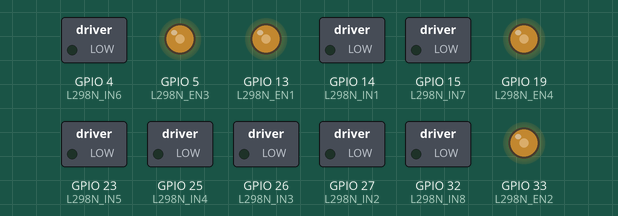
Simulated run of this sketch. Board: ESP32. Parts: switched loads named in the sketch (green lamp = pin HIGH), output pins drawn as LEDs (lit = HIGH). What the sketch prints to the serial monitor is not drawn.

Above: at 0.1 s.
At 2.1 s:
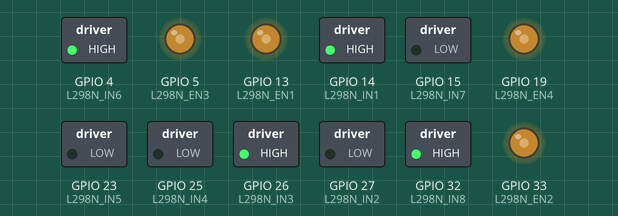
At 4.1 s:
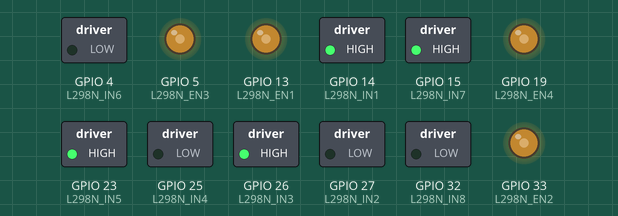
Timing chart, 0 to 5.6 s (numbered marks = the images above):
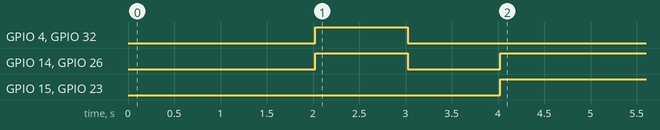

Measured:
- by itself, GPIO 4 (L298N_IN6), GPIO 32 (L298N_IN8): LOW → HIGH at 2.0 s, → LOW 1.0 s later
- by itself, GPIO 14 (L298N_IN1), GPIO 26 (L298N_IN3): LOW → HIGH at 2.0 s, → LOW 1.0 s later, → HIGH 1.0 s later
- by itself, GPIO 15 (L298N_IN7), GPIO 23 (L298N_IN5): LOW → HIGH at 4.0 s

The sketch:

Esp32Car.ino
```cpp
#include <Arduino.h>
//序列埠115200

//★★★車頭初始向上
char CAR_INIT_DIRECT = 'U';

// 定義地圖大小
const int numRows = 5;
const int numCols = 8;

//儲存座標結果
String pathXY[numRows * numCols];
//int pathXYCount = 0;

//儲存地圖方向結果URDL
char pathMapDirect[numRows * numCols];
char MAP_DIRECT[4] = { 'U', 'R', 'D', 'L' };
int pathCount = 0;

//儲存車子(順時針)轉動角度
int pathCarDegree[numRows * numCols];

//儲存車子移動方向
char* pathCarMove[numRows * numCols];
char* CAR_MOVE[4] = { "F,", "R,F,", "R,R,F,", "L,F," };
//char* CAR_MOVE[4] = {"F", "RF", "RRF", "LF"};

//====UART通訊(UNO傳來循跡感測器結果) start====
#define U1RXD 16
#define U1TXD 17

//4way循跡感測器陣列
int trackSensor[4];
#define TRACK_LEFT 0
#define TRACK_FRONT 1
#define TRACK_BACK 2
#define TRACK_RIGHT 3

//是否走完一格
bool isFrontArrive = false;
//觸發到白線回傳0或1
#define TRIGGLED 1

//loop只執行一次
bool loopHasRun = false;

//====UART end====


//===========小車Start===========
//L298N腳位
#define L298N_IN1 14
#define L298N_IN2 27
#define L298N_IN3 26
#define L298N_IN4 25
#define L298N_IN5 23
#define L298N_IN6 4
#define L298N_IN7 15  //原16
#define L298N_IN8 32  //原17

#define L298N_EN1 13  //PWM
#define L298N_EN2 33  //PWM
#define L298N_EN3 5   //PWM
#define L298N_EN4 19  //PWM

//ESP32設定PWM Channel
const int EN1_CHL = 0;
const int EN2_CHL = 1;
const int EN3_CHL = 2;
const int EN4_CHL = 3;

//轉速(80~255)
const int FSpeed = 120;
const int BSpeed = 120;
const int RSpeed = 120;
const int LSpeed = 120;

//轉動時間(毫秒)
const int FTimer = 1000;
const int BTimer = 1000;
const int RTimer = 1000;
const int LTimer = 1000;
const int STimer = 3000;

void trackForward() {
  Serial.print("trackForward,");
  //每隔ms觸發一次循跡

  //先往前300ms,越過前方白線
  forward();
  Serial.print("forward,");
  delay(300);
  //stopCar();
  //接收循跡值
  //trackFromUNO();
  //開始前進,直循跡感測踫到前方白線
  int trackTimer = 20;
  while(!isFrontArrive){
    Serial.print("while,");
    //開始判斷偏左、偏右、跑完一格
    if(trackSensor[TRACK_LEFT]==TRIGGLED && trackSensor[TRACK_RIGHT]!=TRIGGLED){
      diagonalLeft();
      //stopCar();
    }else if(trackSensor[TRACK_LEFT]!=TRIGGLED && trackSensor[TRACK_RIGHT]==TRIGGLED){
      diagonalRight();
      //stopCar();
    }else{
      forward();
      //stopCar();
    }
    delay(trackTimer);

    if(trackSensor[TRACK_FRONT]==TRIGGLED){
      stopCar();
      delay(STimer);
      //結束此格行走
      isFrontArrive = true;
    }
  }//end while
}

void diagonalRight() {
  digitalWrite(L298N_IN1, HIGH);
  digitalWrite(L298N_IN2, LOW);
  ledcWrite(EN1_CHL, FSpeed);

  digitalWrite(L298N_IN3, LOW);
  digitalWrite(L298N_IN4, LOW);
  ledcWrite(EN2_CHL, FSpeed);

  digitalWrite(L298N_IN5, LOW);
  digitalWrite(L298N_IN6, LOW);
  ledcWrite(EN3_CHL, FSpeed);

  digitalWrite(L298N_IN7, HIGH);
  digitalWrite(L298N_IN8, LOW);
  ledcWrite(EN4_CHL, FSpeed);
}

void diagonalLeft() {
  digitalWrite(L298N_IN1, LOW);
  digitalWrite(L298N_IN2, LOW);
  ledcWrite(EN1_CHL, FSpeed);

  digitalWrite(L298N_IN3, HIGH);
  digitalWrite(L298N_IN4, LOW);
  ledcWrite(EN2_CHL, FSpeed);

  digitalWrite(L298N_IN5, HIGH);
  digitalWrite(L298N_IN6, LOW);
  ledcWrite(EN3_CHL, FSpeed);

  digitalWrite(L298N_IN7, LOW);
  digitalWrite(L298N_IN8, LOW);
  ledcWrite(EN4_CHL, FSpeed);
}

void forward() {
  digitalWrite(L298N_IN1, HIGH);
  digitalWrite(L298N_IN2, LOW);
  ledcWrite(EN1_CHL, FSpeed);

  digitalWrite(L298N_IN3, HIGH);
  digitalWrite(L298N_IN4, LOW);
  ledcWrite(EN2_CHL, FSpeed);

  digitalWrite(L298N_IN5, HIGH);
  digitalWrite(L298N_IN6, LOW);
  ledcWrite(EN3_CHL, FSpeed);

  digitalWrite(L298N_IN7, HIGH);
  digitalWrite(L298N_IN8, LOW);
  ledcWrite(EN4_CHL, FSpeed);
}

void backward() {
  digitalWrite(L298N_IN1, LOW);
  digitalWrite(L298N_IN2, HIGH);
  ledcWrite(EN1_CHL, BSpeed);

  digitalWrite(L298N_IN3, LOW);
  digitalWrite(L298N_IN4, HIGH);
  ledcWrite(EN2_CHL, BSpeed);

  digitalWrite(L298N_IN5, LOW);
  digitalWrite(L298N_IN6, HIGH);
  ledcWrite(EN3_CHL, BSpeed);

  digitalWrite(L298N_IN7, LOW);
  digitalWrite(L298N_IN8, HIGH);
  ledcWrite(EN4_CHL, BSpeed);
}

void turnRight() {
  digitalWrite(L298N_IN1, HIGH);
  digitalWrite(L298N_IN2, LOW);
  ledcWrite(EN1_CHL, RSpeed);

  digitalWrite(L298N_IN3, HIGH);
  digitalWrite(L298N_IN4, LOW);
  ledcWrite(EN2_CHL, RSpeed);

  digitalWrite(L298N_IN5, LOW);
  digitalWrite(L298N_IN6, HIGH);
  ledcWrite(EN3_CHL, RSpeed);

  digitalWrite(L298N_IN7, LOW);
  digitalWrite(L298N_IN8, HIGH);
  ledcWrite(EN4_CHL, RSpeed);
}

void turnLeft() {
  digitalWrite(L298N_IN1, LOW);
  digitalWrite(L298N_IN2, HIGH);
  ledcWrite(EN1_CHL, LSpeed);

  digitalWrite(L298N_IN3, LOW);
  digitalWrite(L298N_IN4, HIGH);
  ledcWrite(EN2_CHL, LSpeed);


  digitalWrite(L298N_IN5, HIGH);
  digitalWrite(L298N_IN6, LOW);
  ledcWrite(EN3_CHL, LSpeed);

  digitalWrite(L298N_IN7, HIGH);
  digitalWrite(L298N_IN8, LOW);
  ledcWrite(EN4_CHL, LSpeed);
}

void stopCar() {
  digitalWrite(L298N_IN1, LOW);
  digitalWrite(L298N_IN2, LOW);
  ledcWrite(EN1_CHL, FSpeed);

  digitalWrite(L298N_IN3, LOW);
  digitalWrite(L298N_IN4, LOW);
  ledcWrite(EN2_CHL, FSpeed);

  digitalWrite(L298N_IN5, LOW);
  digitalWrite(L298N_IN6, LOW);
  ledcWrite(EN3_CHL, FSpeed);

  digitalWrite(L298N_IN7, LOW);
  digitalWrite(L298N_IN8, LOW);
  ledcWrite(EN4_CHL, FSpeed);
}

void goCar() {
  //1.先將移動指令轉成字串
  String stringPathCarMotor = "";
  for (int i = 0; i < pathCount; i++) {
    stringPathCarMotor += pathCarMove[i];
  }

  //2.字串轉成陣列
  //使用 strtok() 函数分割字符串
  int cacheLength = 200;  //太小會裝不下
  String pathCarMotor[cacheLength];
  char* token = strtok((char*)stringPathCarMotor.c_str(), ",");
  int tokenLen = 0;
  //字串轉成陣列
  while (token != NULL && tokenLen < cacheLength) {
    pathCarMotor[tokenLen] = token;
    token = strtok(NULL, ",");
    tokenLen++;
  }

  //3.開始移動車子
  for (int i = 0; i < tokenLen; i++) {
    if (pathCarMotor[i] == "F") {
      trackForward();
      isFrontArrive = false;
      //forward();
      //delay(FTimer);
      //stopCar();
      //delay(FTimer);
      Serial.print("前,");
    } else if (pathCarMotor[i] == "R") {
      turnRight();
      delay(RTimer);
      stopCar();
      delay(RTimer);
      Serial.print("右轉,");
    } else if (pathCarMotor[i] == "L") {
      turnLeft();
      delay(LTimer);
      stopCar();
      delay(LTimer);
      Serial.print("左轉,");
    }
  }
}

//===========小車End===========

// 表示地圖上的節點的類別
class Node {
public:
  int row;
  int col;
  int f;  // f = g + h，表示節點的總代價
  int g;  // 從起點到當前節點的實際代價
  int h;  // 從當前節點到目標節點的估算代價
  Node* parent;

  Node(int r, int c)
    : row(r), col(c), f(0), g(0), h(0), parent(nullptr) {}

  // 計算當前節點到目標節點的估算代價（這裡使用曼哈頓距離）
  void calculateH(int targetRow, int targetCol) {
    h = abs(targetRow - row) + abs(targetCol - col);
  }
};

// A*算法
bool aStar(int grid[numRows][numCols], int startRow, int startCol, int endRow, int endCol) {
  Node* openList[numRows * numCols];
  Node* closedList[numRows * numCols];
  int openListCount = 0;
  int closedListCount = 0;

  Node* startNode = new Node(startRow, startCol);
  Node* endNode = new Node(endRow, endCol);

  startNode->calculateH(endRow, endCol);
  startNode->f = startNode->g + startNode->h;

  openList[openListCount++] = startNode;

  while (openListCount > 0) {
    // 找到f值最小的節點
    int minFIndex = 0;
    for (int i = 1; i < openListCount; i++) {
      if (openList[i]->f < openList[minFIndex]->f) {
        minFIndex = i;
      }
    }

    Node* currentNode = openList[minFIndex];

    // 將當前節點移到關閉列表
    for (int i = minFIndex; i < openListCount - 1; i++) {
      openList[i] = openList[i + 1];
    }
    openListCount--;
    closedList[closedListCount++] = currentNode;

    // 如果當前節點是目標節點，找到路徑並返回
    if (currentNode->row == endRow && currentNode->col == endCol) {
      Node* current = currentNode;
      while (current->parent != nullptr) {
        //Serial.print("[" + String(current->row) + "," + String(current->col) + "] ");
        pathXY[pathCount] = "(" + String(current->row) + "," + String(current->col) + ")";

        int deltaX = current->col - current->parent->col;
        int deltaY = current->row - current->parent->row;

        if (deltaX == 1) {
          //Serial.print("右");
          pathMapDirect[pathCount++] = 'R';
        } else if (deltaX == -1) {
          //Serial.print("左");
          pathMapDirect[pathCount++] = 'L';
        } else if (deltaY == 1) {
          //Serial.print("下");
          pathMapDirect[pathCount++] = 'D';
        } else if (deltaY == -1) {
          //Serial.print("上");
          pathMapDirect[pathCount++] = 'U';
        }

        current = current->parent;
      }

      return true;
    }

    // 獲取當前節點的相鄰節點
    int neighbors[4][2] = { { -1, 0 }, { 1, 0 }, { 0, -1 }, { 0, 1 } };

    for (int i = 0; i < 4; i++) {
      int newRow = currentNode->row + neighbors[i][0];
      int newCol = currentNode->col + neighbors[i][1];

      // 檢查新節點是否在地圖範圍內
      if (newRow >= 0 && newRow < numRows && newCol >= 0 && newCol < numCols) {
        // 檢查新節點是否是障礙物
        if (grid[newRow][newCol] == 0) {
          continue;
        }

        Node* neighbor = new Node(newRow, newCol);
        neighbor->calculateH(endRow, endCol);
        neighbor->g = currentNode->g + 1;  // 假設每個步驟的代價都是1
        neighbor->f = neighbor->g + neighbor->h;
        neighbor->parent = currentNode;

        // 檢查新節點是否在關閉列表中
        bool inClosedList = false;
        for (int j = 0; j < closedListCount; j++) {
          if (closedList[j]->row == neighbor->row && closedList[j]->col == neighbor->col) {
            inClosedList = true;
            break;
          }
        }

        if (inClosedList) {
          delete neighbor;
          continue;
        }

        // 檢查新節點是否已經在開放列表中
        bool inOpenList = false;
        for (int j = 0; j < openListCount; j++) {
          if (openList[j]->row == neighbor->row && openList[j]->col == neighbor->col) {
            inOpenList = true;
            if (neighbor->g < openList[j]->g) {
              openList[j]->g = neighbor->g;
              openList[j]->f = neighbor->f;
              openList[j]->parent = neighbor->parent;
            }
            delete neighbor;
            break;
          }
        }

        if (!inOpenList) {
          openList[openListCount++] = neighbor;
        }
      }
    }
  }

  // 如果開放列表為空，表示沒有找到路徑
  return false;
}

int mapDirectToCarDegree(char firstDirect, char NextDirect) {
  int firstIndex = mapDirectToIndex(firstDirect);
  int NextIndex = mapDirectToIndex(NextDirect);
  if (NextIndex < firstIndex) {
    NextIndex += 4;
  };
  int degree = (NextIndex - firstIndex) * 90;
  return degree;
}

int mapDirectToIndex(char direct) {
  for (int i = 0; i < 4; i++) {
    if (MAP_DIRECT[i] == direct) {
      return i;
    };
  }
  return 0;
}

char* carDegreeToMove(int degree) {
  int index = degree / 90;
  return CAR_MOVE[index];
}

void reverseCharArray(char arr[], int length) {
  int start = 0;
  int end = length - 1;

  while (start < end) {
    // 交換陣列中的元素
    char temp = arr[start];
    arr[start] = arr[end];
    arr[end] = temp;

    // 移動指標以繼續反轉
    start++;
    end--;
  }
}

void reverseStringArray(String arr[], int length) {
  int start = 0;
  int end = length - 1;

  while (start < end) {
    // 交換陣列中的元素
    String temp = arr[start];
    arr[start] = arr[end];
    arr[end] = temp;

    // 移動指標以繼續反轉
    start++;
    end--;
  }
}

void setup() {
  Serial.begin(115200);
  //UART
  Serial2.begin(9600, SERIAL_8N1, U1RXD, U1TXD);

  //=====小車初始化START=====
  pinMode(L298N_IN1, OUTPUT);
  pinMode(L298N_IN2, OUTPUT);
  pinMode(L298N_IN3, OUTPUT);
  pinMode(L298N_IN4, OUTPUT);
  pinMode(L298N_IN5, OUTPUT);
  pinMode(L298N_IN6, OUTPUT);
  pinMode(L298N_IN7, OUTPUT);
  pinMode(L298N_IN8, OUTPUT);
  pinMode(L298N_EN1, OUTPUT);
  pinMode(L298N_EN2, OUTPUT);
  pinMode(L298N_EN3, OUTPUT);
  pinMode(L298N_EN4, OUTPUT);

  digitalWrite(L298N_IN1, LOW);
  digitalWrite(L298N_IN2, LOW);
  digitalWrite(L298N_IN3, LOW);
  digitalWrite(L298N_IN4, LOW);
  digitalWrite(L298N_IN5, LOW);
  digitalWrite(L298N_IN6, LOW);
  digitalWrite(L298N_IN7, LOW);
  digitalWrite(L298N_IN8, LOW);
  digitalWrite(L298N_EN1, LOW);
  digitalWrite(L298N_EN2, LOW);
  digitalWrite(L298N_EN3, LOW);
  digitalWrite(L298N_EN4, LOW);

  //PWM設定
  ledcSetup(EN1_CHL, 1000, 8);  //channel,frequence,resolution(8表示0~255)
  ledcAttachPin(L298N_EN1, EN1_CHL);
  ledcSetup(EN2_CHL, 1000, 8);
  ledcAttachPin(L298N_EN2, EN2_CHL);
  ledcSetup(EN3_CHL, 1000, 8);
  ledcAttachPin(L298N_EN3, EN3_CHL);
  ledcSetup(EN4_CHL, 1000, 8);
  ledcAttachPin(L298N_EN4, EN4_CHL);

  stopCar();
  delay(2000);
  //=====小車初始化END=====
}

void convertXyToCarMove() {
  //反轉陣列(原本A*輸出結果相反)
  reverseStringArray(pathXY, pathCount + 1);
  reverseCharArray(pathMapDirect, pathCount + 1);

  //將地圖方向URDL轉成順時針角度90°,180°,270°
  for (int i = 0; i < pathCount + 1; i++) {
    pathCarDegree[i] = mapDirectToCarDegree(pathMapDirect[i], pathMapDirect[i + 1]);
  }

  //將角度轉換成車子移動F,RF,RRF,LF
  for (int i = 0; i < pathCount; i++) {
    pathCarMove[i] = carDegreeToMove(pathCarDegree[i]);
  }
}

void printAStarResult() {
  //印出地圖座標
  for (int i = 0; i < pathCount + 1; i++) {
    Serial.print(pathXY[i]);
    Serial.print(',');
  }
  Serial.println("");

  //印出地圖上下左右方向
  for (int i = 0; i < pathCount + 1; i++) {
    Serial.print(pathMapDirect[i]);
    Serial.print(',');
  }
  Serial.println("");

  //印出角度
  for (int i = 0; i < pathCount; i++) {
    Serial.print(pathCarDegree[i]);
    Serial.print(',');
  }
  Serial.println("");

  //印出車子移動指令
  for (int i = 0; i < pathCount; i++) {
    Serial.print(pathCarMove[i]);
    //Serial.print(',');
  }
  Serial.println("");
}

//UART接收UNO傳送來的循跡感測器結果(左前後右ex:1011)
void trackFromUNO() {
  //Serial.print("trackFromUNO,");
  String str = Serial2.readString();
  Serial.print(str);
  for (int i = 0; i < 4; i++) {
    trackSensor[i] = (int)(str.charAt(i) - '0');
  }
}

//UART接收UNO傳送來的循跡感測器結果(左前後右ex:1011)
// void trackFromUNO(){
//   Serial.print("trackFromUNO,");
//   if (Serial2.available()) {
//     Serial.print("available,");
//     String str = Serial2.readString();
//     Serial.print("str:");
//     Serial.print(str);
//     for(int i=0;i<4;i++){
//       trackSensor[i] = (int)(str.charAt(i) - '0');
//     }
//     Serial.print(trackSensor[TRACK_LEFT]);
//     Serial.print(trackSensor[TRACK_FRONT]);
//     Serial.print(trackSensor[TRACK_BACK]);
//     Serial.println(trackSensor[TRACK_RIGHT]);
//     //Serial.println("===");
//   }
// }

void loop() {
  if (loopHasRun) {
    return;
  }

  // 地圖表示，0表示障礙物，1表示可通行
  int grid[numRows][numCols] = {
    { 1, 1, 1, 1, 1, 1, 1, 1 },
    { 0, 0, 0, 0, 0, 0, 0, 1 },
    { 1, 1, 1, 1, 1, 1, 1, 1 },
    { 1, 0, 0, 0, 0, 0, 0, 0 },
    { 1, 1, 1, 1, 1, 1, 1, 1 }
  };

  int startRow = 0;
  int startCol = 0;
  int endRow = 4;  // 更新endRow和endCol到所需的終點位置
  int endCol = 7;

  if (aStar(grid, startRow, startCol, endRow, endCol)) {
    Serial.println("找到路徑!");
    //座標起點
    pathXY[pathCount] = "(" + String(startRow) + "," + String(startCol) + ")";
    //車頭初始方向
    pathMapDirect[pathCount] = CAR_INIT_DIRECT;
    //座標轉換成車子移動指令
    convertXyToCarMove();
    //印出結果
    printAStarResult();
    //開始移動實際車子
    goCar();
  } else {
    Serial.println("未找到路徑.");
  }

  loopHasRun = true;
}
```
